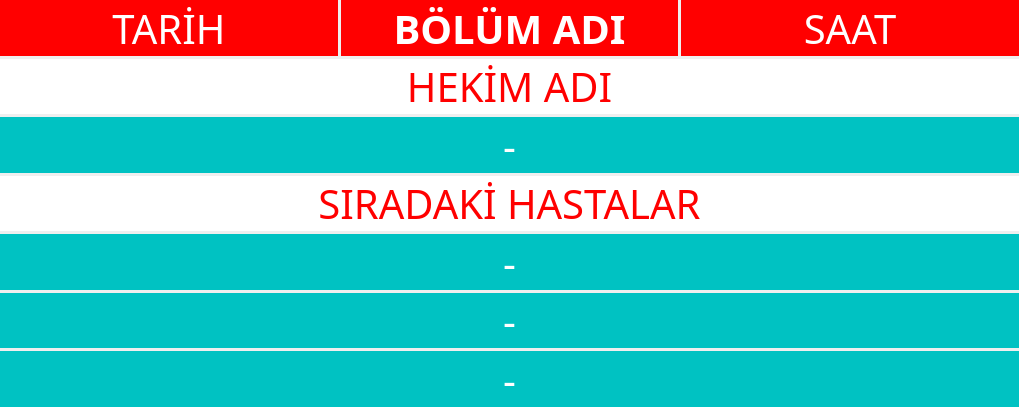
<?xml version="1.0" encoding="UTF-8"?>
<ui version="4.0">
 <class>Form</class>
 <widget class="QWidget" name="Form">
  <property name="geometry">
   <rect>
    <x>0</x>
    <y>0</y>
    <width>1019</width>
    <height>407</height>
   </rect>
  </property>
  <property name="windowTitle">
   <string>Hastane Sıra Kontrol Sistemi</string>
  </property>
  <layout class="QGridLayout" name="gridLayout">
   <property name="leftMargin">
    <number>0</number>
   </property>
   <property name="topMargin">
    <number>0</number>
   </property>
   <property name="rightMargin">
    <number>0</number>
   </property>
   <property name="bottomMargin">
    <number>0</number>
   </property>
   <property name="spacing">
    <number>0</number>
   </property>
   <item row="0" column="0">
    <layout class="QVBoxLayout" name="verticalLayout">
     <property name="spacing">
      <number>3</number>
     </property>
     <item>
      <layout class="QHBoxLayout" name="horizontalLayout">
       <property name="spacing">
        <number>3</number>
       </property>
       <item>
        <widget class="QLabel" name="dateLabel">
         <property name="font">
          <font>
           <family>Gill Sans MT</family>
           <pointsize>30</pointsize>
           <weight>50</weight>
           <bold>false</bold>
          </font>
         </property>
         <property name="styleSheet">
          <string notr="true">color: rgb(255, 255, 255);
background-color: rgb(255, 0, 0);</string>
         </property>
         <property name="text">
          <string>TARİH</string>
         </property>
         <property name="alignment">
          <set>Qt::AlignCenter</set>
         </property>
        </widget>
       </item>
       <item>
        <widget class="QLabel" name="clinicNameLabel">
         <property name="font">
          <font>
           <family>Gill Sans MT</family>
           <pointsize>30</pointsize>
           <weight>75</weight>
           <bold>true</bold>
          </font>
         </property>
         <property name="styleSheet">
          <string notr="true">color: rgb(255, 255, 255);
background-color: rgb(255, 0, 0);</string>
         </property>
         <property name="text">
          <string>BÖLÜM ADI</string>
         </property>
         <property name="alignment">
          <set>Qt::AlignCenter</set>
         </property>
        </widget>
       </item>
       <item>
        <widget class="QLabel" name="timeLabel">
         <property name="font">
          <font>
           <family>Gill Sans MT</family>
           <pointsize>30</pointsize>
           <weight>50</weight>
           <bold>false</bold>
          </font>
         </property>
         <property name="styleSheet">
          <string notr="true">color: rgb(255, 255, 255);
background-color: rgb(255, 0, 0);</string>
         </property>
         <property name="text">
          <string>SAAT</string>
         </property>
         <property name="alignment">
          <set>Qt::AlignCenter</set>
         </property>
        </widget>
       </item>
      </layout>
     </item>
     <item>
      <widget class="QLabel" name="label">
       <property name="font">
        <font>
         <family>Gill Sans MT</family>
         <pointsize>30</pointsize>
        </font>
       </property>
       <property name="styleSheet">
        <string notr="true">background-color: rgb(255, 255, 255);
color: rgb(255, 0, 0);</string>
       </property>
       <property name="text">
        <string>HEKİM ADI</string>
       </property>
       <property name="alignment">
        <set>Qt::AlignCenter</set>
       </property>
      </widget>
     </item>
     <item>
      <widget class="QLabel" name="docNameLabel">
       <property name="font">
        <font>
         <family>Gill Sans MT</family>
         <pointsize>30</pointsize>
        </font>
       </property>
       <property name="styleSheet">
        <string notr="true">color: rgb(255, 255, 255);
background-color: rgb(0, 194, 194);</string>
       </property>
       <property name="text">
        <string>-</string>
       </property>
       <property name="alignment">
        <set>Qt::AlignCenter</set>
       </property>
      </widget>
     </item>
     <item>
      <widget class="QLabel" name="label_6">
       <property name="font">
        <font>
         <family>Gill Sans MT</family>
         <pointsize>30</pointsize>
        </font>
       </property>
       <property name="styleSheet">
        <string notr="true">background-color: rgb(255, 255, 255);
color: rgb(255, 0, 0);</string>
       </property>
       <property name="text">
        <string>SIRADAKİ HASTALAR</string>
       </property>
       <property name="alignment">
        <set>Qt::AlignCenter</set>
       </property>
      </widget>
     </item>
     <item>
      <widget class="QLabel" name="firstPatientLabel">
       <property name="font">
        <font>
         <family>Gill Sans MT</family>
         <pointsize>30</pointsize>
        </font>
       </property>
       <property name="styleSheet">
        <string notr="true">color: rgb(255, 255, 255);
background-color: rgb(0, 194, 194);</string>
       </property>
       <property name="text">
        <string>-</string>
       </property>
       <property name="alignment">
        <set>Qt::AlignCenter</set>
       </property>
      </widget>
     </item>
     <item>
      <widget class="QLabel" name="secondPatientLabel">
       <property name="font">
        <font>
         <family>Gill Sans MT</family>
         <pointsize>30</pointsize>
        </font>
       </property>
       <property name="styleSheet">
        <string notr="true">color: rgb(255, 255, 255);
background-color: rgb(0, 194, 194);</string>
       </property>
       <property name="text">
        <string>-</string>
       </property>
       <property name="alignment">
        <set>Qt::AlignCenter</set>
       </property>
      </widget>
     </item>
     <item>
      <widget class="QLabel" name="thirdPatientLabel">
       <property name="font">
        <font>
         <family>Gill Sans MT</family>
         <pointsize>30</pointsize>
        </font>
       </property>
       <property name="styleSheet">
        <string notr="true">color: rgb(255, 255, 255);
background-color: rgb(0, 194, 194);</string>
       </property>
       <property name="text">
        <string>-</string>
       </property>
       <property name="alignment">
        <set>Qt::AlignCenter</set>
       </property>
      </widget>
     </item>
    </layout>
   </item>
  </layout>
 </widget>
 <resources/>
 <connections/>
</ui>
